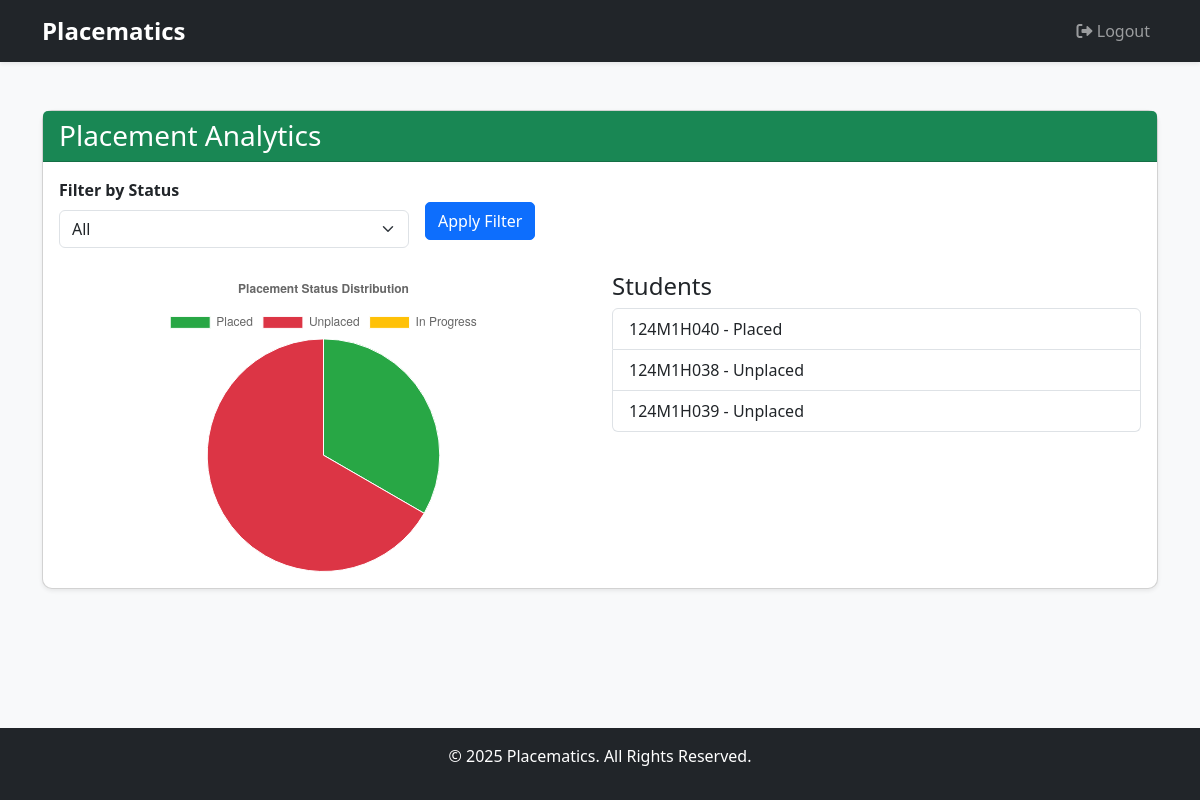
The page /analytics/ (signed in) on the database as committed earlier.
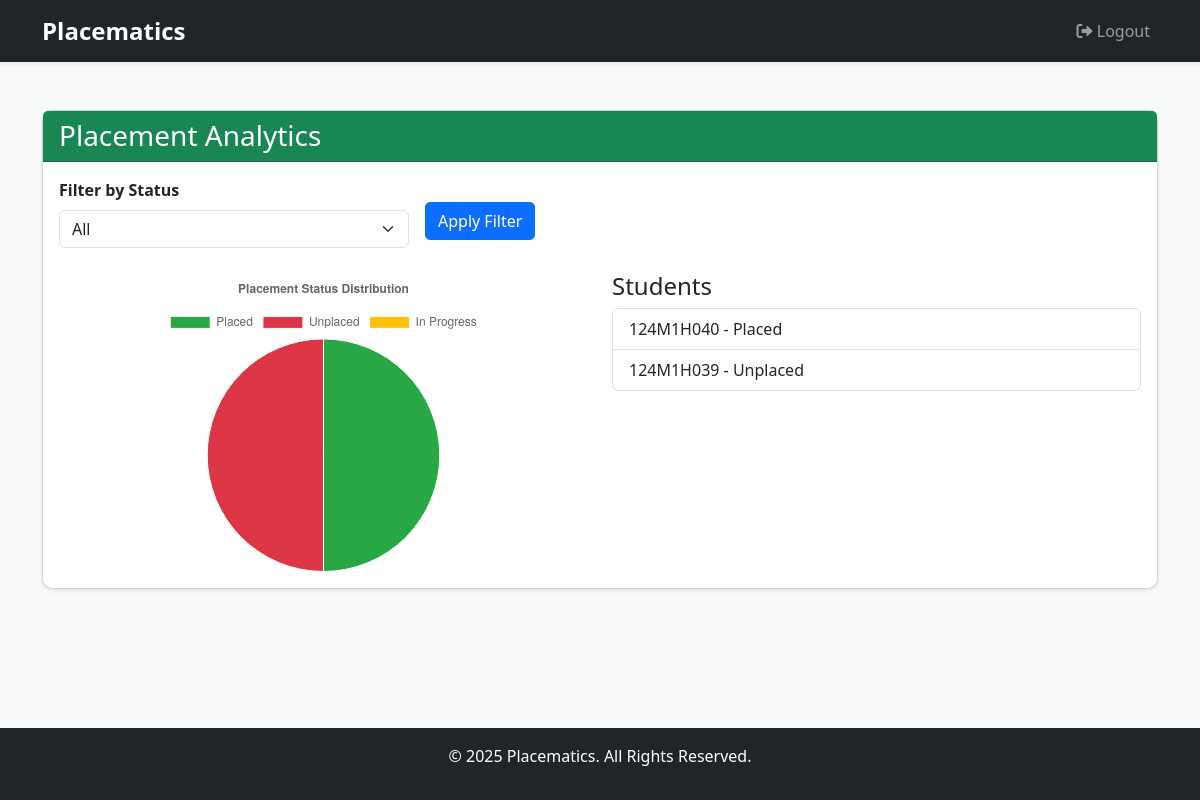
The same page on the database as committed later.
### placements/models.py (models this page shows, shortened)
class StudentProfile(models.Model):
    user = models.OneToOneField(User, on_delete=models.CASCADE)
    batch = models.ForeignKey('Batch', on_delete=models.SET_NULL, null=True, blank=True)
    placement_status = models.CharField(max_length=20, choices=[('Placed', 'Placed'), ('Unplaced', 'Unplaced'), ('In Progress', 'In Progress')], default='Unplaced')
    full_name = models.CharField(max_length=100, blank=True, null=True)
    dob = models.DateField(blank=True, null=True)
    email = models.EmailField(blank=True, null=True)
    phone = models.CharField(max_length=15, blank=True, null=True)
    tenth_percent = models.DecimalField(max_digits=5, decimal_places=2, blank=True, null=True)
    twelfth_percent = models.DecimalField(max_digits=5, decimal_places=2, blank=True, null=True)
    graduation_percent = models.DecimalField(max_digits=5, decimal_places=2, blank=True, null=True)
    certificates = models.JSONField(default=list, blank=True)  # For storing certificates as a list

### placements/views.py (the view)
# urls.py: path('analytics/', views.analytics_view, name='analytics'),
@login_required
def analytics_view(request):
    status_filter = request.GET.get('status', '')
    if status_filter:
        students = StudentProfile.objects.filter(placement_status=status_filter)
    else:
        students = StudentProfile.objects.all()
    placed = StudentProfile.objects.filter(placement_status='Placed').count()
    unplaced = StudentProfile.objects.filter(placement_status='Unplaced').count()
    in_progress = StudentProfile.objects.filter(placement_status='In Progress').count()
    context = {
        'students': students,
        'placed': placed,
        'unplaced': unplaced,
        'in_progress': in_progress,
        'status': status_filter  # For template to display current filter
    }
    return render(request, 'placements/analytics.html', context)

### placements/templates/placements/analytics.html (shortened to what this page needs)
{% extends 'base.html' %}
{% block content %}
<div class="row">
    <div class="col-12">
        <div class="card shadow-sm">
            <div class="card-header bg-success text-white">
                <h3 class="mb-0">Placement Analytics</h3>
            </div>
            <div class="card-body">
                <form method="GET" class="mb-4">
                    <div class="row g-3 align-items-center">
                        <div class="col-md-4">
                            <label for="status_filter" class="form-label fw-bold">Filter by Status</label>
                            <select name="status" id="status_filter" class="form-select">
                                <option value="">All</option>
                            </select>
                        </div>
                        <div class="col-md-2">
                            <button type="submit" class="btn btn-primary mt-3">Apply Filter</button>
                        </div>
                    </div>
                </form>
                <div class="row">
                    <div class="col-md-6">
                        <canvas id="placementChart" width="300" height="300"></canvas>
                    </div>
                    <div class="col-md-6">
                        <h4>Students{% if status %} ({{ status }}){% endif %}</h4>
                        {% if students %}
                            <ul class="list-group">
                                {% for student in students %}
                                    <li class="list-group-item">{{ student.user.username }} - {{ student.placement_status }}</li>
                                {% endfor %}
                            </ul>
                        {% else %}
                            <p>No students found.</p>
                        {% endif %}
                    </div>
                </div>
            </div>
        </div>
    </div>
</div>
<script>
    document.addEventListener('DOMContentLoaded', function() {
        var ctx = document.getElementById('placementChart').getContext('2d');
        var chart = new Chart(ctx, {
            type: 'pie',
            data: {
                labels: ['Placed', 'Unplaced', 'In Progress'],
                datasets: [{
                    data: [{{ placed }}, {{ unplaced }}, {{ in_progress }}],
                    backgroundColor: ['#28a745', '#dc3545', '#ffc107'],
                    borderWidth: 1
                }]
            },
            options: {
                responsive: true,
                maintainAspectRatio: false, // Allows custom width/height
                plugins: {
                    legend: { position: 'top' },
                    title: { display: true, text: 'Placement Status Distribution' }
                }
            }
        });
    });
</script>
{% endblock %}

### placements/templates/base.html (shortened to what this page needs)
{% load static %}
<!DOCTYPE html>
<html lang="en">
<head>
    <link href="https://cdn.jsdelivr.net/npm/bootstrap@5.3.0/dist/css/bootstrap.min.css" rel="stylesheet">
    <link rel="stylesheet" href="https://cdnjs.cloudflare.com/ajax/libs/font-awesome/6.0.0/css/all.min.css">
    <link rel="stylesheet" href="{% static 'css/style.css' %}">
</head>
<body class="bg-light">
    <nav class="navbar navbar-expand-lg navbar-dark bg-dark shadow-sm">
        <div class="container">
            <a class="navbar-brand fw-bold" href="#">Placematics</a>
            <div class="collapse navbar-collapse" id="navbarNav">
                <ul class="navbar-nav ms-auto">
                    {% if user.is_authenticated %}
                        <li class="nav-item">
                            <a class="nav-link" href="{% url 'logout' %}"><i class="fas fa-sign-out-alt"></i> Logout</a>
                        </li>
                    {% endif %}
                </ul>
            </div>
        </div>
    </nav>
    <div class="container my-5">
        {% block content %}
        {% endblock %}
    </div>
    <footer class="bg-dark text-white text-center py-3 mt-auto">
        <p>&copy; 2025 Placematics. All Rights Reserved.</p>
    </footer>
</body>
</html>

### placements/static/placements/css/style.css (style rules this page uses)
body { min-height: 100vh; display: flex; flex-direction: column; }
footer { margin-top: auto; }
.card { border-radius: 10px; transition: transform 0.2s; }
.btn { border-radius: 5px; }
.navbar-brand { font-size: 1.5rem; }

Rows that differ between the two databases and show on the page:
removed StudentProfile: user.username "124M1H038", placement_status "Unplaced"
Other text that changed with them:
chart data {{ unplaced }}: 2 → 1
